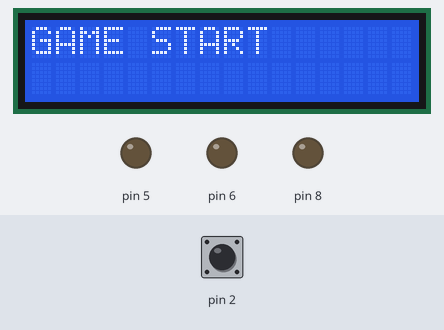
Bench run of a sketch on a simulated Arduino Uno, built with avr-gcc and run on an emulated ATmega328P. Shown: 16×2 character LCD, output pins drawn as LEDs (lit = HIGH). The test bench sets the inputs (shaded band); at power-on: pin 2 HIGH. What the sketch prints to the serial monitor is not drawn.

Above: at 0.1 s.
1.3 s: pin 2 pulled LOW for 3.2 s
At 2.1 s:
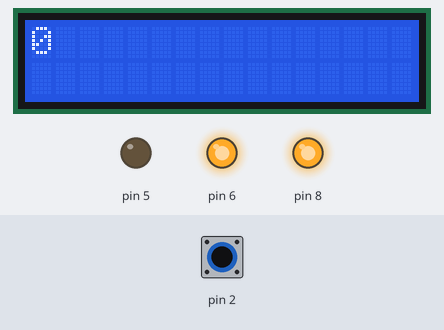
At 6.2 s:
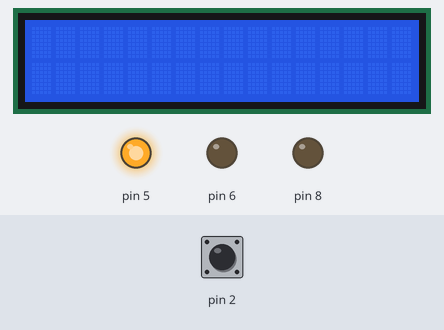
6.8 s: pin 2 pulled LOW for 3.2 s
At 10.9 s:
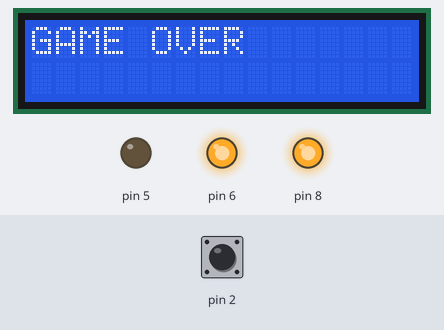
Timing chart, 0 to 14.3 s (numbered marks = the images above; inputs shaded):
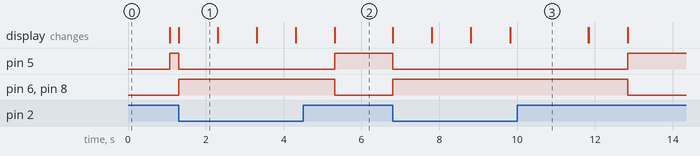

The sketch:

buzz_wire_game_final.ino
```cpp
// when circuit wire (D2) send LOW, turn RED LED and BUZZER ON
// green -- D5
// red -- D8
// buzzer -- D6
// the game is played for 6 pts.

int c = 0;

#include <Wire.h>
#include <LiquidCrystal_I2C.h>

LiquidCrystal_I2C lcd(0x27,16,2);

void setup() {
Serial.begin(9600);
pinMode(2, INPUT_PULLUP);
pinMode(5,OUTPUT);
pinMode(8,OUTPUT);
pinMode(6,OUTPUT);
lcd.init();
lcd.backlight();
}

void loop() {
lcd.setCursor(0,0);
lcd.print("GAME START");
delay(1000);
lcd.clear();
Serial.println(digitalRead(2));
digitalWrite(5,HIGH);
while (c<7)
{
Serial.println(c);
if ((digitalRead(2)) == LOW )
{
lcd.print(c);
c++;
digitalWrite(5,LOW);
digitalWrite(8,HIGH);
digitalWrite(6,HIGH);
delay(1000);
lcd.clear();
}
if ((digitalRead(2)) == HIGH )
{
digitalWrite(5,HIGH);
digitalWrite(8,LOW);
digitalWrite(6,LOW);
}
}

lcd.print("GAME OVER");
delay(2000);
c=0;
lcd.clear();
}
```

Measured:
- after the input at 1.3 s, pin 5: HIGH → LOW at once, → HIGH 4.0 s later; pin 6, pin 8: LOW → HIGH at once, → LOW 4.0 s later; the display: changes at once (image 1)
- after the input at 6.8 s, pin 5: HIGH → LOW at once, → HIGH 6.0 s later; pin 6, pin 8: LOW → HIGH at once, → LOW 6.0 s later; the display: first changes at once (image 3 shows a later state)
- what the display in image 1 shows lasts 1.0 s, from 1.3 s to 2.3 s
